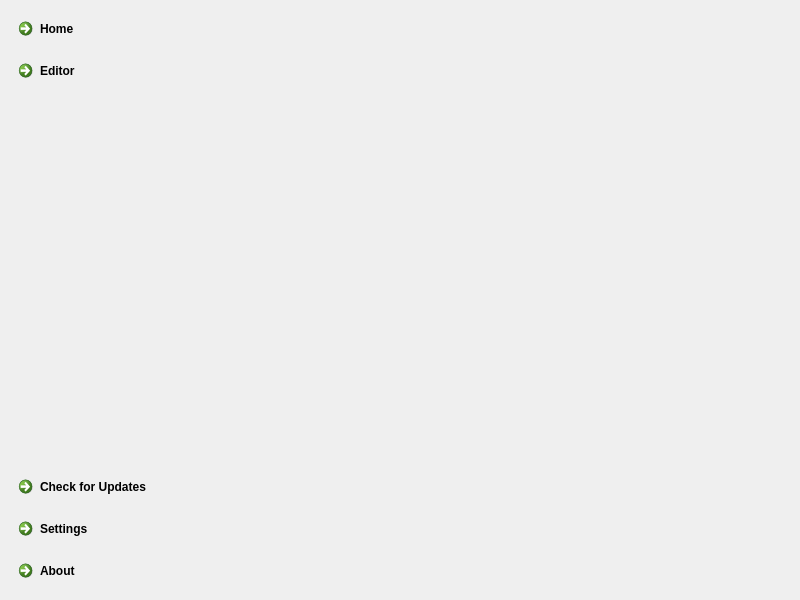
<?xml version="1.0" encoding="UTF-8"?>
<ui version="4.0">
 <class>MainWindow</class>
 <widget class="QMainWindow" name="MainWindow">
  <property name="geometry">
   <rect>
    <x>0</x>
    <y>0</y>
    <width>800</width>
    <height>600</height>
   </rect>
  </property>
  <property name="windowIcon">
   <iconset resource="../../resources.qrc">
    <normaloff>:/Resources/icon.ico</normaloff>:/Resources/icon.ico</iconset>
  </property>
  <widget class="QWidget" name="centralWidget">
   <layout class="QHBoxLayout" name="horizontalLayout">
    <item>
     <layout class="QVBoxLayout" name="navBar">
      <item>
       <widget class="QCommandLinkButton" name="navHome">
        <property name="text">
         <string>Home</string>
        </property>
        <property name="icon">
         <iconset resource="../../resources.qrc">
          <normaloff>:/Resources/Home.png</normaloff>:/Resources/Home.png</iconset>
        </property>
        <property name="iconSize">
         <size>
          <width>22</width>
          <height>22</height>
         </size>
        </property>
        <property name="checkable">
         <bool>true</bool>
        </property>
       </widget>
      </item>
      <item>
       <widget class="QCommandLinkButton" name="navEditor">
        <property name="text">
         <string>Editor</string>
        </property>
        <property name="icon">
         <iconset resource="../../resources.qrc">
          <normaloff>:/Resources/Edit.png</normaloff>:/Resources/Edit.png</iconset>
        </property>
        <property name="iconSize">
         <size>
          <width>22</width>
          <height>22</height>
         </size>
        </property>
        <property name="checkable">
         <bool>true</bool>
        </property>
       </widget>
      </item>
      <item>
       <spacer name="verticalSpacer">
        <property name="orientation">
         <enum>Qt::Vertical</enum>
        </property>
        <property name="sizeHint" stdset="0">
         <size>
          <width>20</width>
          <height>40</height>
         </size>
        </property>
       </spacer>
      </item>
      <item>
       <widget class="QCommandLinkButton" name="navCheckForUpdates">
        <property name="toolTip">
         <string>Check for Updates (Ctrl+Shift+U)</string>
        </property>
        <property name="text">
         <string>Check for Updates</string>
        </property>
        <property name="icon">
         <iconset resource="../../resources.qrc">
          <normaloff>:/Resources/Update.png</normaloff>:/Resources/Update.png</iconset>
        </property>
        <property name="iconSize">
         <size>
          <width>22</width>
          <height>22</height>
         </size>
        </property>
        <property name="shortcut">
         <string>Ctrl+Shift+U</string>
        </property>
       </widget>
      </item>
      <item>
       <widget class="QCommandLinkButton" name="navSettings">
        <property name="toolTip">
         <string>Settings (Ctrl+.)</string>
        </property>
        <property name="text">
         <string>Settings</string>
        </property>
        <property name="icon">
         <iconset resource="../../resources.qrc">
          <normaloff>:/Resources/Settings.png</normaloff>:/Resources/Settings.png</iconset>
        </property>
        <property name="iconSize">
         <size>
          <width>22</width>
          <height>22</height>
         </size>
        </property>
        <property name="shortcut">
         <string>Ctrl+.</string>
        </property>
       </widget>
      </item>
      <item>
       <widget class="QCommandLinkButton" name="navAbout">
        <property name="toolTip">
         <string>About (F1)</string>
        </property>
        <property name="text">
         <string>About</string>
        </property>
        <property name="icon">
         <iconset resource="../../resources.qrc">
          <normaloff>:/Resources/About.png</normaloff>:/Resources/About.png</iconset>
        </property>
        <property name="iconSize">
         <size>
          <width>22</width>
          <height>22</height>
         </size>
        </property>
        <property name="shortcut">
         <string>F1</string>
        </property>
       </widget>
      </item>
     </layout>
    </item>
    <item>
     <widget class="QWidget" name="separator" native="true">
      <property name="minimumSize">
       <size>
        <width>1</width>
        <height>0</height>
       </size>
      </property>
      <property name="maximumSize">
       <size>
        <width>1</width>
        <height>16777215</height>
       </size>
      </property>
     </widget>
    </item>
    <item>
     <widget class="QStackedWidget" name="viewStack"/>
    </item>
   </layout>
  </widget>
  <action name="menuCheckForUpdates">
   <property name="text">
    <string>Check for Updates</string>
   </property>
   <property name="shortcut">
    <string>Ctrl+Shift+U</string>
   </property>
  </action>
  <action name="menuGitHubRepo">
   <property name="text">
    <string>GitHub Repo</string>
   </property>
  </action>
  <action name="menuReportABug">
   <property name="text">
    <string>Report a Bug</string>
   </property>
  </action>
  <action name="menuChangelog">
   <property name="text">
    <string>Changelog</string>
   </property>
  </action>
  <action name="menuAbout">
   <property name="text">
    <string>About</string>
   </property>
   <property name="shortcut">
    <string>F1</string>
   </property>
  </action>
  <action name="menuSettings">
   <property name="text">
    <string>Settings</string>
   </property>
   <property name="shortcut">
    <string>Ctrl+.</string>
   </property>
  </action>
  <action name="menuNewFile">
   <property name="text">
    <string>New File</string>
   </property>
   <property name="shortcut">
    <string>Ctrl+N</string>
   </property>
  </action>
  <action name="menuOpenFile">
   <property name="text">
    <string>Open File</string>
   </property>
   <property name="shortcut">
    <string>Ctrl+O</string>
   </property>
  </action>
  <action name="menuCloseFile">
   <property name="text">
    <string>Close File</string>
   </property>
   <property name="shortcut">
    <string>Ctrl+W</string>
   </property>
  </action>
  <action name="menuExit">
   <property name="text">
    <string>Exit</string>
   </property>
   <property name="shortcut">
    <string>Ctrl+Q</string>
   </property>
  </action>
 </widget>
 <layoutdefault spacing="6" margin="11"/>
 <resources>
  <include location="../../resources.qrc"/>
 </resources>
 <connections/>
</ui>
